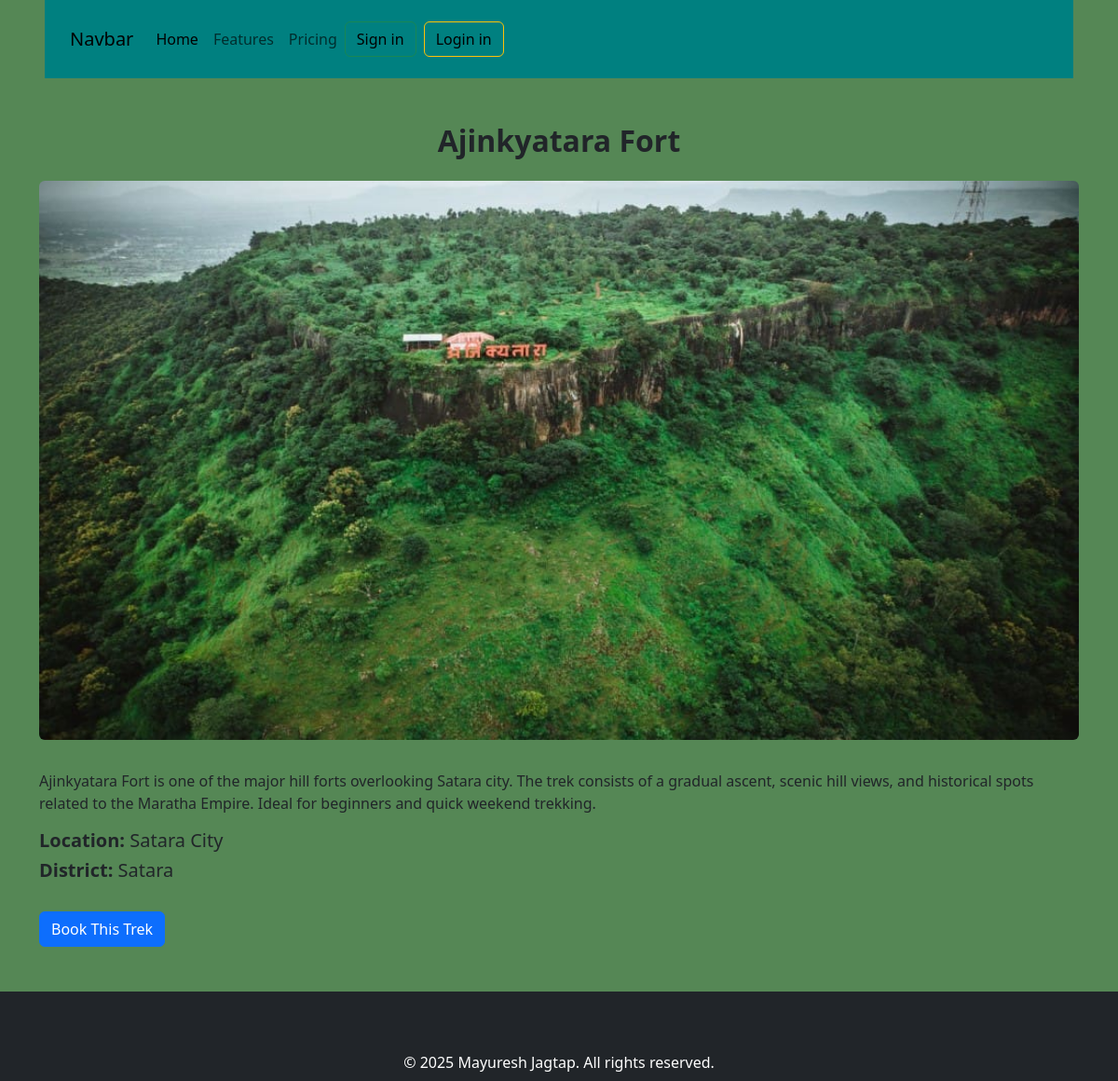
Page /trek/18/ on the committed database.
### trekkers/models.py (models this page shows)
class Trek(models.Model):
    district = models.CharField(max_length=50)
    title = models.CharField(max_length=200)
    height = models.IntegerField()
    difficulty = models.CharField(max_length=100)
    description = models.TextField()
    image = models.ImageField(upload_to='treks/')
    location = models.CharField(max_length=100)

### trekkers/views.py (the view)
# urls.py: path('trek/<int:trek_id>/', views.trek_detail, name='trek_detail'),
def trek_detail(request, trek_id):
    trek = get_object_or_404(Trek, id=trek_id)
    return render(request, "website/trek_detail.html", {"trek": trek})

### templates/website/trek_detail.html (shortened to what this page needs)
{% extends "layout.html" %}
{% block content %}
<div class="container mt-5 mb-5">
    <h2 class="text-center fw-bold">{{ trek.title }}</h2>
    <img src="{{ trek.image.url }}" class="img-fluid rounded mt-3 mb-3" style="max-height: 600px; width:100%; object-fit:cover;">
    <p class="mt-3">{{ trek.description }}</p>
    <h5><strong>Location:</strong> {{ trek.location }}</h5>
    <h5><strong>District:</strong> {{ trek.district }}</h5>
    <a href="/trek/book/{{ trek.id }}/" class="btn btn-primary mt-4">
        Book This Trek
    </a>
</div>
{% endblock %}

### templates/layout.html (style rules this page uses)
body { background-color: rgb(85, 135, 85); }

### rows in the picture
Trek: title "Ajinkyatara Fort", image (picture), description "Ajinkyatara Fort is one of the major hill forts overlooking Satara city. The trek consists of a gradual ascent, scenic hill views, and historical spots related to the Maratha Empire. Ideal for beginners and quick weekend trekking.", location "Satara City", district "Satara"
